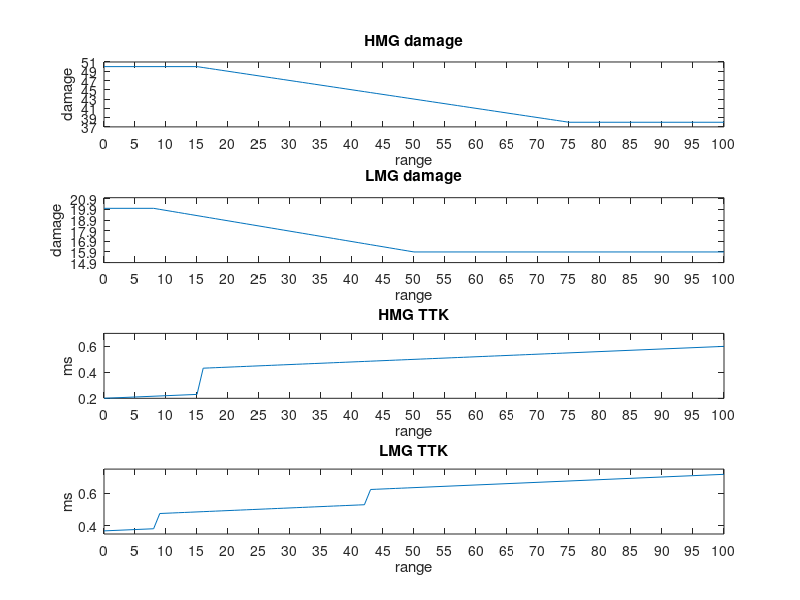

The MATLAB script that drew this image:
clear all; close all; clc

PLOT_END = 100;


% HMG
hmg_maxdamage = 50;
hmg_mindamage = 38;
hmg_dropoff_start = 15;
hmg_dropoff_end = 75;
hmg_x = (1:hmg_dropoff_end - hmg_dropoff_start-1);
hmg_dropoff = hmg_maxdamage - (hmg_maxdamage - hmg_mindamage) / (hmg_dropoff_end - hmg_dropoff_start) .* hmg_x;
hmg_x1 = [0 hmg_dropoff_start]';
hmg_y1 = [hmg_maxdamage hmg_maxdamage]';
hmg_x2 = [hmg_dropoff_end PLOT_END]';
hmg_y2 = [hmg_mindamage hmg_mindamage]';

hmg_X = [hmg_x1; (hmg_x+hmg_dropoff_start)'; hmg_x2];
hmg_Y = [hmg_y1; hmg_dropoff'; hmg_y2];

subplot(4,1,1);
plot(hmg_X, hmg_Y);
ylim([hmg_mindamage-1; hmg_maxdamage+1]);
set(gca,'YTick', (hmg_mindamage-1:2:hmg_maxdamage+1));
set(gca,'XTick', (0:5:PLOT_END));



% LMG
lmg_maxdamage = 20;
lmg_mindamage = 15.9;
lmg_dropoff_start = 8;
lmg_dropoff_end = 50;

lmg_x = (1:lmg_dropoff_end - lmg_dropoff_start-1);
lmg_dropoff = lmg_maxdamage - (lmg_maxdamage - lmg_mindamage) / (lmg_dropoff_end - lmg_dropoff_start) .* lmg_x;
lmg_x1 = [0 lmg_dropoff_start]';
lmg_y1 = [lmg_maxdamage lmg_maxdamage]';
lmg_x2 = [lmg_dropoff_end PLOT_END]';
lmg_y2 = [lmg_mindamage lmg_mindamage]';

lmg_X = [lmg_x1; (lmg_x+lmg_dropoff_start)'; lmg_x2];
lmg_Y = [lmg_y1; lmg_dropoff'; lmg_y2];


subplot(4,1,2);
plot(lmg_X, lmg_Y);
ylim([lmg_mindamage-1; lmg_maxdamage+1]);
set(gca,'YTick', (lmg_mindamage-1:1:lmg_maxdamage+1));
set(gca,'XTick', (0:5:PLOT_END));
%grid on;


% TTK HMG

hmg_velocity = 500;
hmg_time_per_meter = 1/hmg_velocity;
hmg_rof = 300;
hmg_btk = ceil(100 ./ hmg_Y);
hmg_time_per_round = 1/(hmg_rof/60);

hmg_ttk = (hmg_btk-1) .* hmg_time_per_round + (hmg_X * hmg_time_per_meter);

subplot(4,1,3);
plot(hmg_X, hmg_ttk);
set(gca,'YTick', (0:0.2:hmg_ttk(length(hmg_ttk))));
set(gca,'XTick', (0:5:PLOT_END));


% TTK HMG

lmg_velocity = 610;
lmg_time_per_meter = 1/lmg_velocity;
lmg_rof = 650;
lmg_btk = ceil(100 ./ lmg_Y);
lmg_time_per_round = 1/(lmg_rof/60);

lmg_ttk = (lmg_btk-1) .* lmg_time_per_round + (lmg_X * lmg_time_per_meter);

subplot(4,1,4);
plot(lmg_X, lmg_ttk);
set(gca,'YTick', (0:0.2:lmg_ttk(length(lmg_ttk))));
set(gca,'XTick', (0:5:PLOT_END));

subplot(4,1,1);
title('HMG damage'), xlabel('range'), ylabel('damage');
subplot(4,1,2)
title('LMG damage'), xlabel('range'), ylabel('damage');
subplot(4,1,3);
title('HMG TTK'), xlabel('range'), ylabel('ms');
subplot(4,1,4);
title('LMG TTK'), xlabel('range'), ylabel('ms');



% Data table

disp('HMG');
disp('     range    damage     ttk     btk');
for i=1:length(hmg_X)
    disp([hmg_X(i) hmg_Y(i) hmg_ttk(i) hmg_btk(i)])
end
disp('LMG');
disp('     range    damage     ttk     btk');
for i=1:length(lmg_X)
    disp([lmg_X(i) lmg_Y(i) lmg_ttk(i) lmg_btk(i)])
end

disp('Total damage in one burst');
disp('HMG (6 sec mag size)');
disp('    range   damage');
disp([hmg_X hmg_rof/60 * 6 * hmg_Y]);
disp('LMG (6 sec mag size)');
disp('    range   damage');
disp([lmg_X lmg_rof/60 * 3.5 * lmg_Y]);